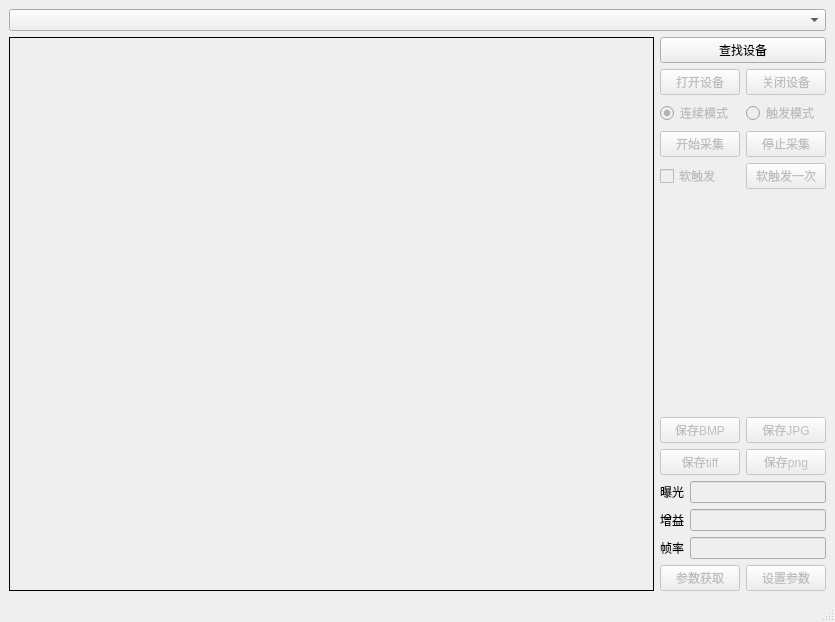
<?xml version="1.0" encoding="UTF-8"?>
<ui version="4.0">
 <class>MainWindow</class>
 <widget class="QMainWindow" name="MainWindow">
  <property name="geometry">
   <rect>
    <x>0</x>
    <y>0</y>
    <width>835</width>
    <height>622</height>
   </rect>
  </property>
  <property name="sizePolicy">
   <sizepolicy hsizetype="Preferred" vsizetype="Preferred">
    <horstretch>0</horstretch>
    <verstretch>0</verstretch>
   </sizepolicy>
  </property>
  <property name="windowTitle">
   <string>MainWindow</string>
  </property>
  <widget class="QWidget" name="centralwidget">
   <layout class="QVBoxLayout" name="verticalLayout_5">
    <item>
     <layout class="QVBoxLayout" name="verticalLayout_4">
      <item>
       <widget class="QComboBox" name="comboBox"/>
      </item>
      <item>
       <layout class="QHBoxLayout" name="horizontalLayout_10">
        <item>
         <widget class="QLabel" name="DisplayLabel">
          <property name="sizePolicy">
           <sizepolicy hsizetype="Preferred" vsizetype="Preferred">
            <horstretch>1</horstretch>
            <verstretch>1</verstretch>
           </sizepolicy>
          </property>
          <property name="cursor">
           <cursorShape>CrossCursor</cursorShape>
          </property>
          <property name="mouseTracking">
           <bool>false</bool>
          </property>
          <property name="layoutDirection">
           <enum>Qt::LeftToRight</enum>
          </property>
          <property name="styleSheet">
           <string notr="true">border-color: qlineargradient(spread:pad, x1:0, y1:0, x2:1, y2:0, stop:0 rgba(0, 0, 0, 255), stop:1 rgba(255, 255, 255, 255));</string>
          </property>
          <property name="frameShape">
           <enum>QFrame::Box</enum>
          </property>
          <property name="text">
           <string/>
          </property>
         </widget>
        </item>
        <item>
         <layout class="QVBoxLayout" name="verticalLayout_3">
          <item>
           <widget class="QPushButton" name="EnumButton">
            <property name="text">
             <string>查找设备</string>
            </property>
           </widget>
          </item>
          <item>
           <layout class="QHBoxLayout" name="horizontalLayout">
            <item>
             <widget class="QPushButton" name="OpenButton">
              <property name="enabled">
               <bool>false</bool>
              </property>
              <property name="text">
               <string>打开设备</string>
              </property>
             </widget>
            </item>
            <item>
             <widget class="QPushButton" name="CloseButton">
              <property name="enabled">
               <bool>false</bool>
              </property>
              <property name="text">
               <string>关闭设备</string>
              </property>
             </widget>
            </item>
           </layout>
          </item>
          <item>
           <layout class="QHBoxLayout" name="horizontalLayout_2">
            <item>
             <widget class="QRadioButton" name="ContinuesRadioButton">
              <property name="enabled">
               <bool>false</bool>
              </property>
              <property name="cursor">
               <cursorShape>ArrowCursor</cursorShape>
              </property>
              <property name="text">
               <string>连续模式</string>
              </property>
              <property name="checkable">
               <bool>true</bool>
              </property>
              <property name="checked">
               <bool>true</bool>
              </property>
             </widget>
            </item>
            <item>
             <widget class="QRadioButton" name="TriggerModeRadio">
              <property name="enabled">
               <bool>false</bool>
              </property>
              <property name="text">
               <string>触发模式</string>
              </property>
             </widget>
            </item>
           </layout>
          </item>
          <item>
           <layout class="QHBoxLayout" name="horizontalLayout_3">
            <item>
             <widget class="QPushButton" name="StartGrabbingButton">
              <property name="enabled">
               <bool>false</bool>
              </property>
              <property name="text">
               <string>开始采集</string>
              </property>
             </widget>
            </item>
            <item>
             <widget class="QPushButton" name="StopGrabbingButton">
              <property name="enabled">
               <bool>false</bool>
              </property>
              <property name="text">
               <string>停止采集</string>
              </property>
             </widget>
            </item>
           </layout>
          </item>
          <item>
           <layout class="QHBoxLayout" name="horizontalLayout_4">
            <item>
             <widget class="QCheckBox" name="SoftwareTriggerCheck">
              <property name="enabled">
               <bool>false</bool>
              </property>
              <property name="text">
               <string>软触发</string>
              </property>
             </widget>
            </item>
            <item>
             <widget class="QPushButton" name="SoftwareOnceButton">
              <property name="enabled">
               <bool>false</bool>
              </property>
              <property name="text">
               <string>软触发一次</string>
              </property>
             </widget>
            </item>
           </layout>
          </item>
          <item>
           <spacer name="verticalSpacer">
            <property name="orientation">
             <enum>Qt::Vertical</enum>
            </property>
            <property name="sizeHint" stdset="0">
             <size>
              <width>20</width>
              <height>40</height>
             </size>
            </property>
           </spacer>
          </item>
          <item>
           <layout class="QHBoxLayout" name="horizontalLayout_5">
            <item>
             <layout class="QVBoxLayout" name="verticalLayout">
              <item>
               <widget class="QPushButton" name="SaveBmpButton">
                <property name="enabled">
                 <bool>false</bool>
                </property>
                <property name="text">
                 <string>保存BMP</string>
                </property>
               </widget>
              </item>
              <item>
               <widget class="QPushButton" name="SaveTiffButton">
                <property name="enabled">
                 <bool>false</bool>
                </property>
                <property name="text">
                 <string>保存tiff</string>
                </property>
               </widget>
              </item>
             </layout>
            </item>
            <item>
             <layout class="QVBoxLayout" name="verticalLayout_2">
              <item>
               <widget class="QPushButton" name="SaveJpgButton">
                <property name="enabled">
                 <bool>false</bool>
                </property>
                <property name="text">
                 <string>保存JPG</string>
                </property>
               </widget>
              </item>
              <item>
               <widget class="QPushButton" name="SavePngButton">
                <property name="enabled">
                 <bool>false</bool>
                </property>
                <property name="text">
                 <string>保存png</string>
                </property>
               </widget>
              </item>
             </layout>
            </item>
           </layout>
          </item>
          <item>
           <layout class="QHBoxLayout" name="horizontalLayout_6">
            <item>
             <widget class="QLabel" name="label">
              <property name="enabled">
               <bool>true</bool>
              </property>
              <property name="text">
               <string>曝光</string>
              </property>
             </widget>
            </item>
            <item>
             <widget class="QLineEdit" name="ExposureLineEdit">
              <property name="enabled">
               <bool>false</bool>
              </property>
             </widget>
            </item>
           </layout>
          </item>
          <item>
           <layout class="QHBoxLayout" name="horizontalLayout_7">
            <item>
             <widget class="QLabel" name="label_2">
              <property name="text">
               <string>增益</string>
              </property>
             </widget>
            </item>
            <item>
             <widget class="QLineEdit" name="GainLineEdit">
              <property name="enabled">
               <bool>false</bool>
              </property>
             </widget>
            </item>
           </layout>
          </item>
          <item>
           <layout class="QHBoxLayout" name="horizontalLayout_8">
            <item>
             <widget class="QLabel" name="label_3">
              <property name="text">
               <string>帧率</string>
              </property>
             </widget>
            </item>
            <item>
             <widget class="QLineEdit" name="FrameRateLineEdit">
              <property name="enabled">
               <bool>false</bool>
              </property>
             </widget>
            </item>
           </layout>
          </item>
          <item>
           <layout class="QHBoxLayout" name="horizontalLayout_9">
            <item>
             <widget class="QPushButton" name="GetParamButton">
              <property name="enabled">
               <bool>false</bool>
              </property>
              <property name="text">
               <string>参数获取</string>
              </property>
             </widget>
            </item>
            <item>
             <widget class="QPushButton" name="SetParamButton">
              <property name="enabled">
               <bool>false</bool>
              </property>
              <property name="text">
               <string>设置参数</string>
              </property>
             </widget>
            </item>
           </layout>
          </item>
         </layout>
        </item>
       </layout>
      </item>
     </layout>
    </item>
   </layout>
  </widget>
  <widget class="QMenuBar" name="menubar">
   <property name="geometry">
    <rect>
     <x>0</x>
     <y>0</y>
     <width>835</width>
     <height>26</height>
    </rect>
   </property>
  </widget>
  <widget class="QStatusBar" name="statusbar"/>
 </widget>
 <resources/>
 <connections/>
</ui>
